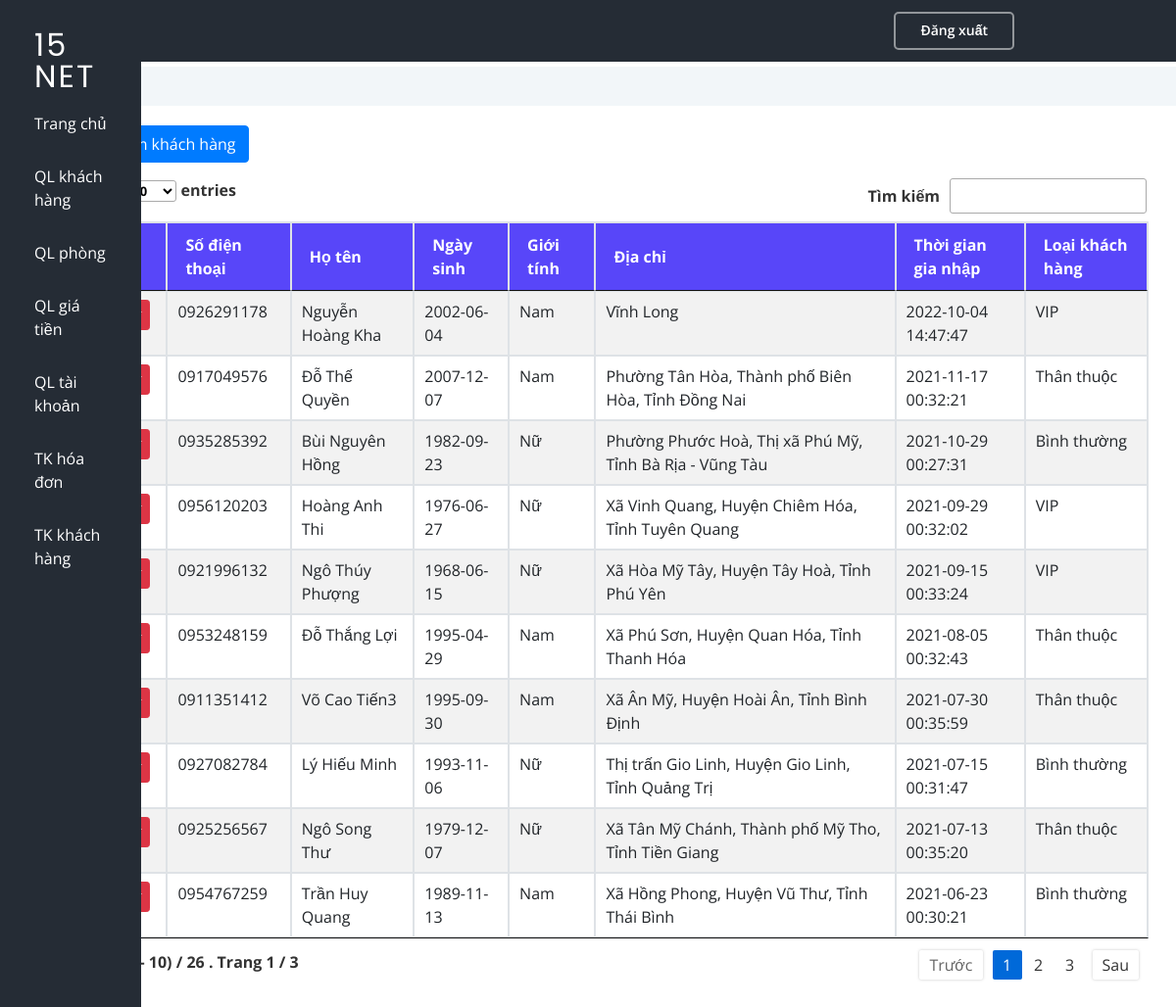
Page /ql-khach-hang.php (signed in) on the committed database.
### tables this page shows
CREATE TABLE `thongtinkhachhang` (
  `sdt` char(10) NOT NULL COMMENT 'khóa chính',
  `hoten` varchar(255) NOT NULL,
  `ngaysinh` date DEFAULT NULL COMMENT 'ngày/tháng/năm sinh KH',
  `diachi` varchar(255) DEFAULT NULL COMMENT 'địa chỉ KH',
  `thoigiandangky` timestamp NOT NULL DEFAULT current_timestamp() COMMENT 'thời gian đăng ký KH',
  `loaikhachhang` varchar(16) NOT NULL DEFAULT 'binhthuong' COMMENT 'KH bình thường/thân thuộc/VIP',
  `gioitinh` varchar(3) DEFAULT NULL COMMENT 'giới tính KH'
);

### ql-khach-hang.php (the view, shortened to what this page needs)
<?php
require_once('./include/function.php');
require_once('./header.php');
$querykhachhang = mysqli_query($conn, "SELECT * FROM `thongtinkhachhang` ORDER BY `thoigiandangky` DESC");
?>
<div class="row content-container">
    <button id="submit" class="btn btn-primary mb-3" data-toggle="modal" data-target="#exampleModal" data-title="Thêm thông tin khách hàng" data-type="insert"><i class="fa fa-plus"></i> Thêm khách hàng</button>
    <table id="datatable" style="width:100%" class="table table-striped table-bordered">
        <thead>
            <tr>
                <th>Thao tác</th>
                <th>Số điện thoại</th>
                <th>Họ tên</th>
                <th>Ngày sinh</th>
                <th>Giới tính</th>
                <th>Địa chỉ</th>
                <th>Thời gian gia nhập</th>
                <th>Loại khách hàng</th>
            </tr>
        </thead>
        <tbody>
            <?php
            if ($querykhachhang && $querykhachhang->num_rows > 0) {
                while ($row = mysqli_fetch_assoc($querykhachhang)) {
            ?>
                    <tr>
                    <td>
                            <a href="#" class="btn btn-sm btn-success mb-1" title="Sửa" data-toggle="modal" data-target="#exampleModal" data-title="Cập nhật thông tin khách hàng" data-type="update" data-sdt="<?= $row['sdt'] ?>" data-hoten="<?= $row['hoten'] ?>" data-ngaysinh="<?= $row['ngaysinh'] ?>" data-gioitinh="<?= $row['gioitinh'] ?>" data-diachi="<?= $row['diachi'] ?>" data-thoigiandangky="<?= $row['thoigiandangky'] ?>" data-loaikhachhang="<?= $row['loaikhachhang'] ?>">
                            </a>
                            <a href="#" class="btn btn-sm btn-danger mb-1" title="Xóa" data-toggle="modal" data-target="#exampleModal2" data-hoten="<?= $row['hoten'] ?>" data-sdt="<?= $row['sdt'] ?>">
                            </a>
                        </td>
                        <td><?= $row['sdt'] ?></td>
                        <td><?= $row['hoten'] ?></td>
                        <td><?= $row['ngaysinh'] ?></td>
                        <td><?= $row['gioitinh'] ?></td>
                        <td><?= $row['diachi'] ?></td>
                        <td><?= $row['thoigiandangky'] ?></td>
                        <td><?= $row['loaikhachhang'] ?></td>
                    </tr>
            <?php
                }
            }
            ?>
        </tbody>
    </table>
</div>
<?php
require_once('./footer.php');
?>

### assets/css/styleDatatable.css (style rules this page uses)
table.dataTable { width:100%;margin:0 auto;clear:both;border-collapse:separate;border-spacing:0 }
table.dataTable thead th,table.dataTable tfoot th { font-weight:bold }
table.dataTable thead th,table.dataTable thead td { padding:10px 18px;border-bottom:1px solid #111 }
table.dataTable thead .sorting,table.dataTable thead .sorting_asc,table.dataTable thead .sorting_desc,table.dataTable thead .sorting_asc_disabled,table.dataTable thead .sorting_desc_disabled { cursor:pointer;*cursor:hand;background-repeat:no-repeat;background-position:center right }
table.dataTable tbody tr { background-color:#fff }
table.dataTable tbody th,table.dataTable tbody td { padding:8px 10px }
table.dataTable.no-footer { border-bottom:1px solid #111 }
table.dataTable,table.dataTable th,table.dataTable td { box-sizing:content-box }

### assets/css/style.css (style rules this page uses)
body { font-family: "Open Sans", sans-serif; color: #444444; cursor: url(../cursor/xanhla.cur), auto; }
a { color: #5846f9; }
table.dataTable thead tr { background: #5846f9; color: #fff; }
table.dataTable thead th { vertical-align: middle; }
.content-container { display: flex; flex-basis: 85%; margin-left: auto; padding-left: 3%; }

### rows in the picture
thongtinkhachhang: sdt "0926291178", hoten "Nguyễn Hoàng Kha", ngaysinh "2002-06-04", gioitinh "Nam", diachi "Vĩnh Long", thoigiandangky "2022-10-04 14:47:47", loaikhachhang "VIP"
thongtinkhachhang: sdt "0917049576", hoten "Đỗ Thế Quyền", ngaysinh "2007-12-07", gioitinh "Nam", diachi "Phường Tân Hòa, Thành phố Biên Hòa, Tỉnh Đồng Nai", thoigiandangky "2021-11-17 00:32:21", loaikhachhang "Thân thuộc"
thongtinkhachhang: sdt "0935285392", hoten "Bùi Nguyên Hồng", ngaysinh "1982-09-23", gioitinh "Nữ", diachi "Phường Phước Hoà, Thị xã Phú Mỹ, Tỉnh Bà Rịa - Vũng Tàu", thoigiandangky "2021-10-29 00:27:31", loaikhachhang "Bình thường"
thongtinkhachhang: sdt "0956120203", hoten "Hoàng Anh Thi", ngaysinh "1976-06-27", gioitinh "Nữ", diachi "Xã Vinh Quang, Huyện Chiêm Hóa, Tỉnh Tuyên Quang", thoigiandangky "2021-09-29 00:32:02", loaikhachhang "VIP"
thongtinkhachhang: sdt "0921996132", hoten "Ngô Thúy Phượng", ngaysinh "1968-06-15", gioitinh "Nữ", diachi "Xã Hòa Mỹ Tây, Huyện Tây Hoà, Tỉnh Phú Yên", thoigiandangky "2021-09-15 00:33:24", loaikhachhang "VIP"
thongtinkhachhang: sdt "0953248159", hoten "Đỗ Thắng Lợi", ngaysinh "1995-04-29", gioitinh "Nam", diachi "Xã Phú Sơn, Huyện Quan Hóa, Tỉnh Thanh Hóa", thoigiandangky "2021-08-05 00:32:43", loaikhachhang "Thân thuộc"
thongtinkhachhang: sdt "0911351412", hoten "Võ Cao Tiến3", ngaysinh "1995-09-30", gioitinh "Nam", diachi "Xã Ân Mỹ, Huyện Hoài Ân, Tỉnh Bình Định", thoigiandangky "2021-07-30 00:35:59", loaikhachhang "Thân thuộc"
thongtinkhachhang: sdt "0927082784", hoten "Lý Hiếu Minh", ngaysinh "1993-11-06", gioitinh "Nữ", diachi "Thị trấn Gio Linh, Huyện Gio Linh, Tỉnh Quảng Trị", thoigiandangky "2021-07-15 00:31:47", loaikhachhang "Bình thường"
thongtinkhachhang: sdt "0925256567", hoten "Ngô Song Thư", ngaysinh "1979-12-07", gioitinh "Nữ", diachi "Xã Tân Mỹ Chánh, Thành phố Mỹ Tho, Tỉnh Tiền Giang", thoigiandangky "2021-07-13 00:35:20", loaikhachhang "Thân thuộc"
thongtinkhachhang: sdt "0954767259", hoten "Trần Huy Quang", ngaysinh "1989-11-13", gioitinh "Nam", diachi "Xã Hồng Phong, Huyện Vũ Thư, Tỉnh Thái Bình", thoigiandangky "2021-06-23 00:30:21", loaikhachhang "Bình thường"
